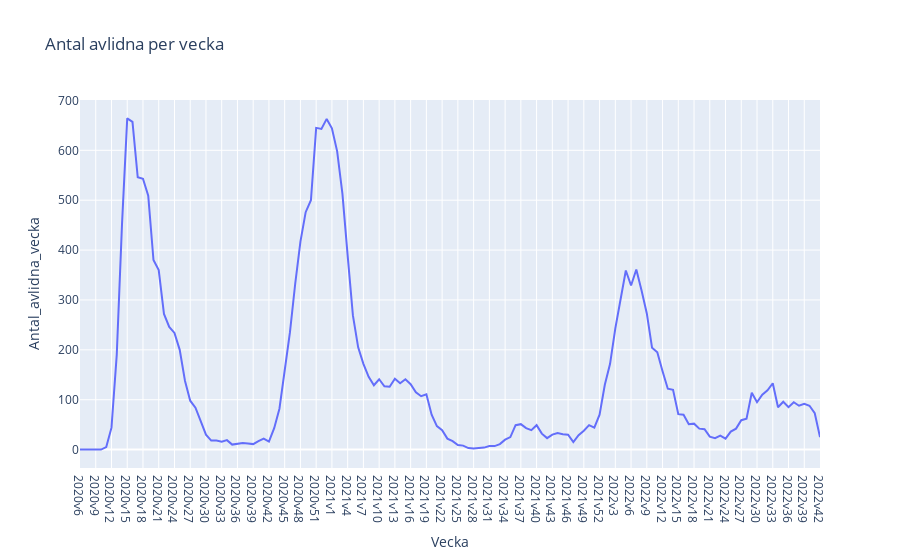

The notebook cell saved with this chart:
### Code cell
# plotting with plotly_express

px.line(data_frame=covid19, x="Vecka", y="Antal_avlidna_vecka", title="Antal avlidna per vecka")

### Figure 1 — Plotly figure (JSON) as saved in the notebook; plotly's stock layout.template omitted (floating-point values rounded to 4 significant figures; data arrays with more than 128 entries replaced by an {"elided": "..."} marker saying what was removed)
{"data": [{"hovertemplate": "Vecka=%{x}<br>Antal_avlidna_vecka=%{y}<extra></extra>", "legendgroup": "", "line": {"color": "#636efa", "dash": "solid"}, "marker": {"symbol": "circle"}, "mode": "lines", "name": "", "orientation": "v", "showlegend": false, "type": "scatter", "x": {"elided": "142 str values"}, "xaxis": "x", "y": {"elided": "142 int values"}, "yaxis": "y"}], "layout": {"legend": {"tracegroupgap": 0}, "title": {"text": "Antal avlidna per vecka"}, "xaxis": {"anchor": "y", "domain": [0, 1], "title": {"text": "Vecka"}}, "yaxis": {"anchor": "x", "domain": [0, 1], "title": {"text": "Antal_avlidna_vecka"}}}}
